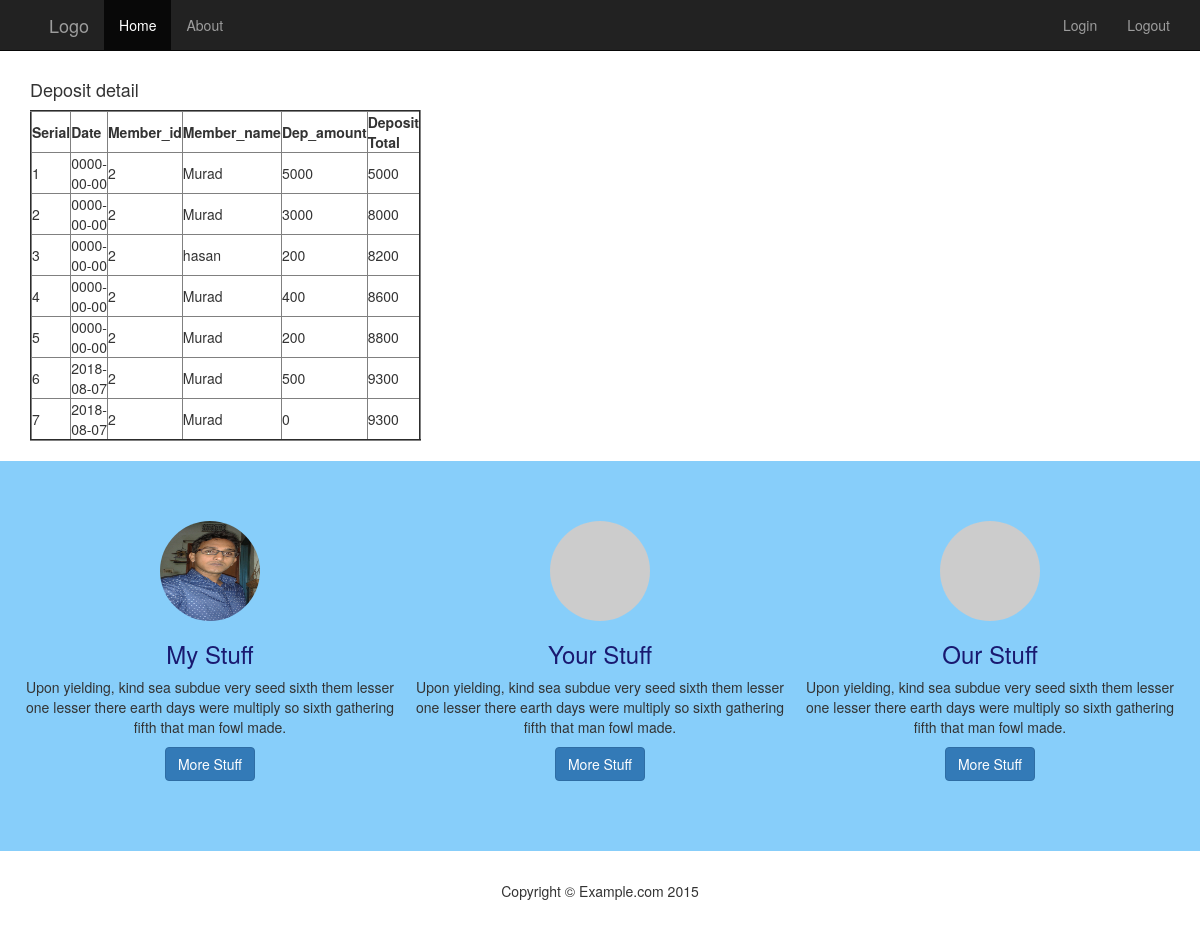
The app's page /deposit_view_detail.php?id=2 with its own data.
### tables this page shows
CREATE TABLE `user_deposit` (
  `deposit_id` int(9) NOT NULL,
  `date` date NOT NULL,
  `member_id` int(9) NOT NULL,
  `member_name` varchar(100) NOT NULL,
  `dep_amount` int(9) NOT NULL,
  `dep_total` int(9) NOT NULL,
  `area` varchar(55) NOT NULL,
  `dep_status` int(9) NOT NULL,
  `created_at` timestamp NOT NULL DEFAULT CURRENT_TIMESTAMP,
  `update_at` timestamp NOT NULL DEFAULT CURRENT_TIMESTAMP
);

### deposit_view_detail.php (the view, shortened to what this page needs)
<?php
include('include/header.php');
?>
<div>&nbsp;&nbsp;</div>
<div class="container">
	<div class="row">
		<div class="col-md-4">
			<h4>Deposit detail</h4>
			<table   border="2">
				<thead>
					<tr>
							<th>Serial</th>
							<th>Date</th>
							<th>Member_id</th>
							<th>Member_name</th>
							<th>Dep_amount</th>
							<th>Deposit Total</th>
						</tr>
				</thead>
				<tbody>
					<?php
						$id = $_GET['id'];
						$sql ="SELECT * FROM user_deposit WHERE member_id = '$id'";
						$query = mysqli_query($conn,$sql);
						$result = mysqli_num_rows($query);
						$i= 1;
						if($result > 0){
							While($data = mysqli_fetch_assoc($query)){
				?>
					<tr>
						<td><?php echo $i; ?></td>
						<td><?php echo $data['date']; ?></td>
						<td><?php echo $data['member_id']; ?></td>
						<td><?php echo $data['member_name']; ?></td>
						<td><?php echo $data['dep_amount']; ?></td>
						<td> <?php echo $data['dep_total'];?></td>
					</tr>
			<?php
			$i++;
					}
						}
					?>
				</tbody>
			</table>
		</div>
	</div>
</div>
<div>&nbsp;&nbsp;</div>
<?php
	include("include/footer.php");
?>

### css/custom.css (style rules this page uses)
body { padding-top: 50px; }
table { width:100%; }

### records on screen
user_deposit: date "0000-00-00", member "2", member_name "Murad", dep_amount "5000", dep_total "5000"
user_deposit: date "0000-00-00", member "2", member_name "Murad", dep_amount "3000", dep_total "8000"
user_deposit: date "0000-00-00", member "2", member_name "hasan", dep_amount "200", dep_total "8200"
user_deposit: date "0000-00-00", member "2", member_name "Murad", dep_amount "400", dep_total "8600"
user_deposit: date "0000-00-00", member "2", member_name "Murad", dep_amount "200", dep_total "8800"
user_deposit: date "2018-08-07", member "2", member_name "Murad", dep_amount "500", dep_total "9300"
user_deposit: date "2018-08-07", member "2", member_name "Murad", dep_amount "0", dep_total "9300"
